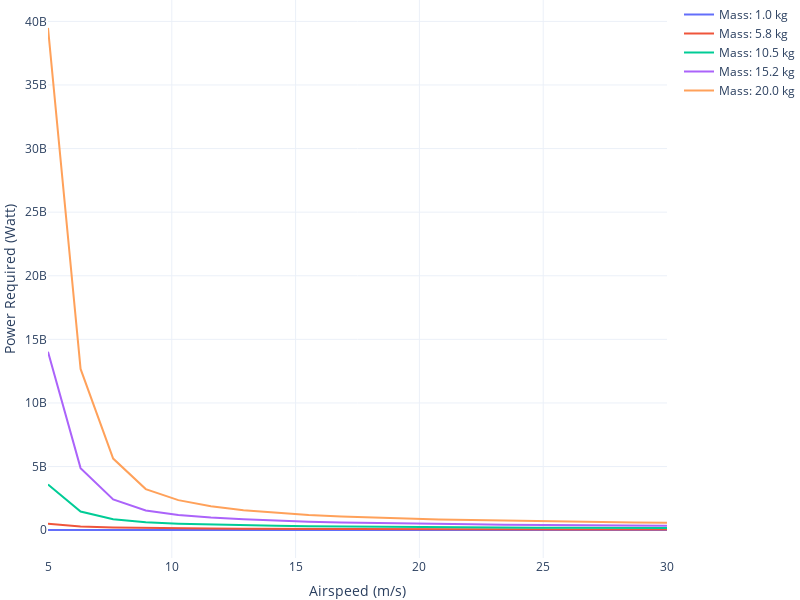

This figure's notebook cell:
### Code cell
results = solar_wing_performance(30, 2, clarky)

colors = px.colors.qualitative.Plotly

fig = go.Figure()
for i, (k, df) in enumerate(results.groupby("mass")):
    fig.add_trace(go.Scatter(
        x=df.fs_v,
        y=df.motor_power,
        mode='lines',
        name=f'Mass: {k:.1f} kg',
        line=dict(color=colors[i % len(colors)])
    ))


fig.update_layout(
    template="plotly_white",
    xaxis=dict(title='Airspeed (m/s)'),
    yaxis=dict(title='Power Required (Watt)'),
    margin=dict(l=0, r=0, b=0, t=0),
    width=800, height=600
)
